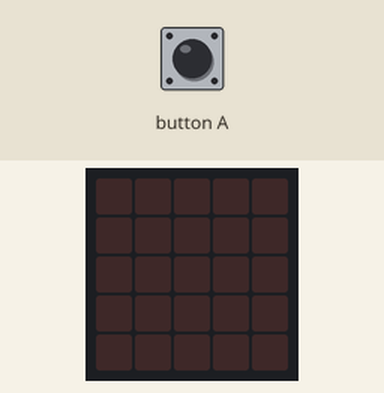
A program run on a simulated BBC micro:bit (MakeCode). Parts: the board's 5×5 LED display. The inputs (shaded band) are chosen by the test bench. Random numbers come from a fixed seed.

Above: at 1.2 s.
1.3 s: button A pressed for 0.15 s
At 2.3 s:
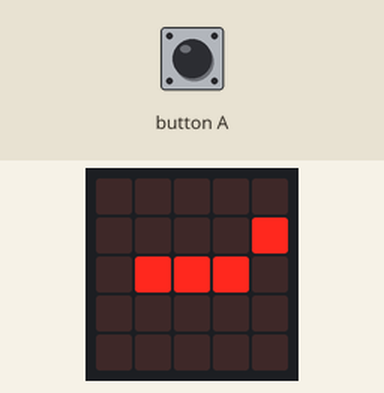
2.9 s: button A pressed for 0.15 s
At 3.6 s:
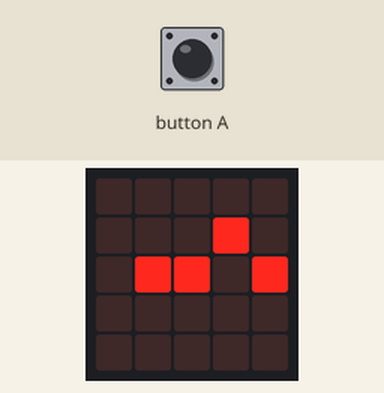
4.5 s: button A pressed for 0.15 s
At 5.8 s:
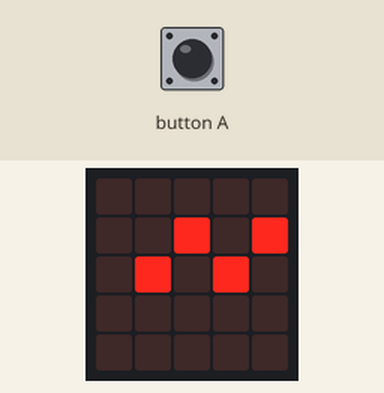
6.1 s: button A pressed for 0.15 s
At 7.2 s:
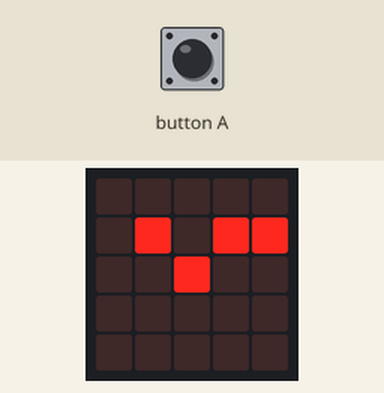
7.7 s: button A pressed for 0.15 s
At 8.4 s:
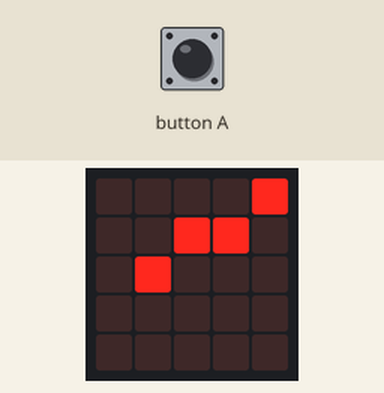
9.3 s: button A pressed for 0.15 s
At 10.8 s:
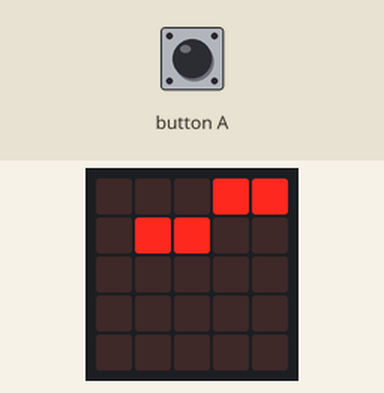
Timing chart, 0 to 11.9 s (numbered marks = the images above; inputs shaded):
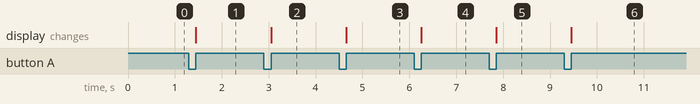

Measured:
- after the input at 1.3 s, the display: changes after 0.15 s (image 1)
- after the input at 2.9 s, the display: changes after 0.15 s (image 2)
- after the input at 4.5 s, the display: changes after 0.15 s (image 3)
- after the input at 6.1 s, the display: changes after 0.15 s (image 4)
- after the input at 7.7 s, the display: changes after 0.15 s (image 5)
- after the input at 9.3 s, the display: changes after 0.15 s (image 6)

The program:

main.ts
```typescript
input.onButtonPressed(Button.A, function () {
    кушать_кашку()
})
function кушать_кашку () {
    list.removeAt(0)
    list.push(list[3] + randint(-1, 1))
    basic.clearScreen()
    for (let index = 0; index <= 4; index++) {
        led.plot(index - -1, list[index - -1])
    }
}
let list: number[] = []
list = [
2,
2,
2,
2,
2
]
basic.forever(function () {

})
```

test.ts
```typescript
// здесь помещаются тесты; они не будут скомпилированы, пока пакет используется в качестве расширения.
```
